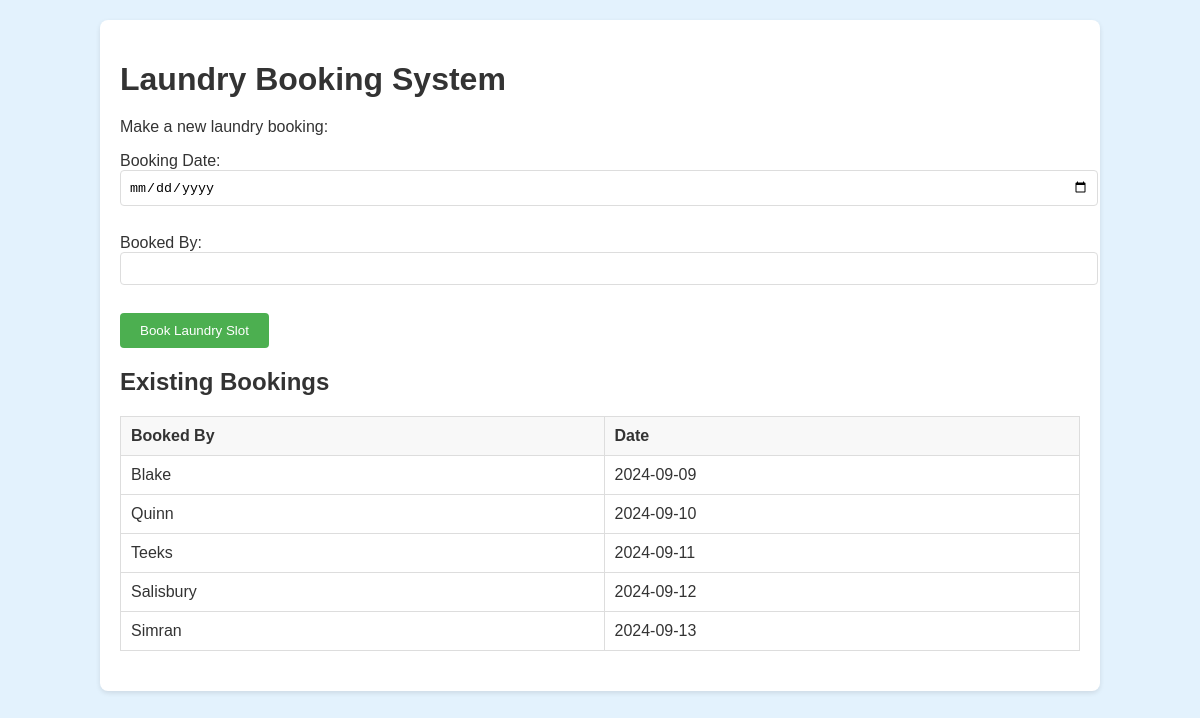
Page /laundry-booking.php on the committed database.
### tables this page shows
CREATE TABLE laundry_bookings (
  id INT AUTO_INCREMENT PRIMARY KEY,
  booked_by VARCHAR(50) NOT NULL,
  booking_date DATE NOT NULL
);

### www/laundry-booking.php (the view, shortened to what this page needs)
<!DOCTYPE HTML>
<html>
<head>
    <link rel="stylesheet" href="style2.css">
</head>
<body class="user-page">
<div class="container">
<h1>Laundry Booking System</h1>
<p>Make a new laundry booking:</p>
<form method="POST" action="add-laundry-booking.php">
    <label for="booking_date">Booking Date:</label><br>
    <input type="date" id="booking_date" name="booking_date" required><br><br>
    <label for="booked_by">Booked By:</label><br>
    <input type="text" id="booked_by" name="booked_by" required><br><br>
    <input type="submit" value="Book Laundry Slot">
</form>
<h2>Existing Bookings</h2>
<table>
<tr><th>Booked By</th><th>Date</th></tr>
<?php
$db_host   = '192.168.56.12';
$db_name   = 'fvision';
$db_user   = 'webuser';
$db_passwd = 'insecure_db_pw';
$pdo_dsn = "mysql:host=$db_host;dbname=$db_name";
$pdo = new PDO($pdo_dsn, $db_user, $db_passwd);
$q = $pdo->query("SELECT * FROM laundry_bookings ORDER BY booking_date ASC");
while ($row = $q->fetch()) {
    echo "<tr><td>".$row['booked_by']."</td><td>".$row['booking_date']."</td></tr>";
}
?>
</table>
</div>
</body>
</html>

### www/style2.css (style rules this page uses)
body { font-family: Arial, sans-serif; margin: 0; padding: 0; background-color: #f4f4f4; color: #333; }
.container { width: 80%; margin: 20px auto; padding: 20px; background-color: #fff; border-radius: 8px; box-shadow: 0 2px 5px rgba(0, 0, 0, 0.1); }
h1 { font-size: 2em; margin-bottom: 20px; }
table { width: 100%; border-collapse: collapse; margin-bottom: 20px; }
table, th, td { border: 1px solid #ddd; padding: 10px; text-align: left; }
th { background-color: #f8f8f8; }
input[type="text"], input[type="date"], select { width: 100%; padding: 8px; margin-bottom: 10px; border: 1px solid #ddd; border-radius: 4px; }
.user-page input[type="submit"], .user-page a.button { background-color: #4CAF50; color: white; padding: 10px 20px; border: none; border-radius: 4px; cursor: pointer; text-decoration: none; }
.user-page { background-color: #e3f2fd; }

### rows in the picture
laundry_bookings: booked_by "Blake", booking_date "2024-09-09"
laundry_bookings: booked_by "Quinn", booking_date "2024-09-10"
laundry_bookings: booked_by "Teeks", booking_date "2024-09-11"
laundry_bookings: booked_by "Salisbury", booking_date "2024-09-12"
laundry_bookings: booked_by "Simran", booking_date "2024-09-13"
